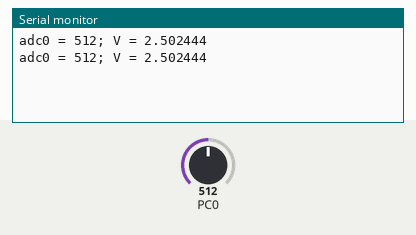
Bench run of a program on a simulated ATmega8, built with avr-gcc and emulated at 16 MHz. Parts: the last lines printed to the serial monitor. The inputs (shaded band) are chosen by the test bench; at power-on: PC0 = 512.

Above: at 1.2 s.
1.3 s: PC0 set to 716
At 2.5 s:
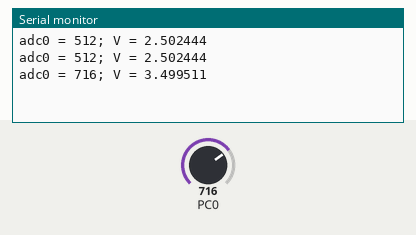
2.8 s: PC0 set to 900
At 3.8 s:
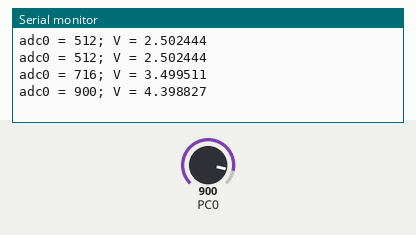
Timing chart, 0 to 5.8 s (numbered marks = the images above; inputs shaded):
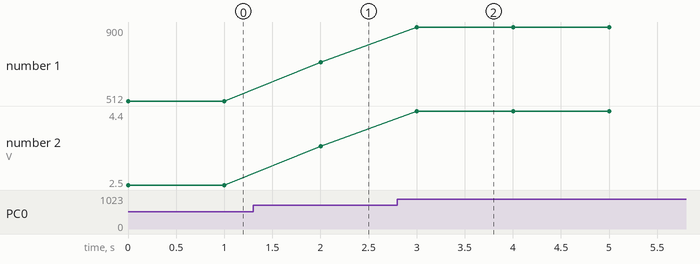

The program:

main.c
```c
/*********************************************************************************
 * File Name     : main.c
 * Created By    : Svetlana Linuxenko
 * Creation Date : [2019-09-20 23:23]
 * Last Modified : [2019-09-21 11:27]
 * Description   :
 **********************************************************************************/

#include <avr/io.h>
#include <avr/interrupt.h>
#include <util/delay.h>
#include <stdio.h>
#include "uart.h"

#define _BAUD_RATE   9600

void adc_init() {
ADMUX=(1<<REFS0);                         // For Aref=AVcc;
ADCSRA=(1<<ADEN)|(1<<ADPS2)|(1<<ADPS1)|(1<<ADPS0); //Rrescalar div factor =128
}

uint16_t ReadADC(uint8_t ch) {
   //Select ADC Channel ch must be 0-7
   ch=ch&0b00000111;
   ADMUX|=ch;

   //Start Single conversion
   ADCSRA|=(1<<ADSC);

   //Wait for conversion to complete
   while(!(ADCSRA & (1<<ADIF)));

   //Clear ADIF by writing one to it
   //Note you may be wondering why we have write one to clear it
   //This is standard way of clearing bits in io as said in datasheets.
   //The code writes '1' but it result in setting bit to '0' !!!

   ADCSRA|=(1<<ADIF);

   return(ADC);
}

int main(void) {
  uint16_t adc_result;
  char out[64];
  float voltage;

  adc_init();
  uart_init(UART_BAUD_SELECT(_BAUD_RATE, F_CPU));

  sei();

  while(1) {

      adc_result = ReadADC(0);
      voltage = (adc_result * 5.00) / 1023.00;

      sprintf(out, "adc0 = %d; V = %lf \r\n", adc_result, voltage);
      uart_puts(out);
      uart_flush();

    _delay_ms(1000);
  }

  return 0;
}
```

Source omitted: uart.c (45258 bytes), uart.h (17167 bytes)

Measured:
- after the input at 1.3 s, the serial monitor: prints a new line after 0.70 s (image 1)
- after the input at 2.8 s, the serial monitor: prints a new line after 0.20 s (image 2)
- plotted number 1: 512 → 716 after the input at 1.3 s, 716 → 900 after the input at 2.8 s
- plotted number 2: 2.5 → 3.5 after the input at 1.3 s, 3.5 → 4.4 after the input at 2.8 s
